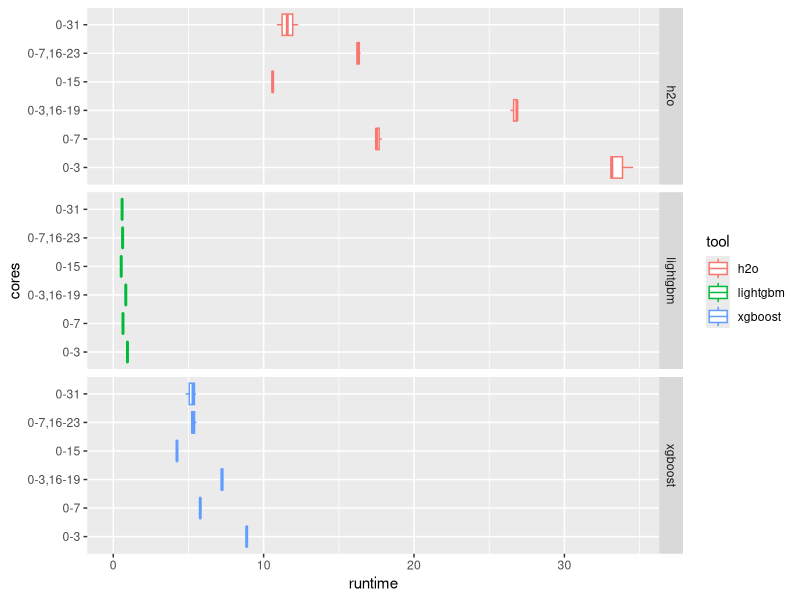
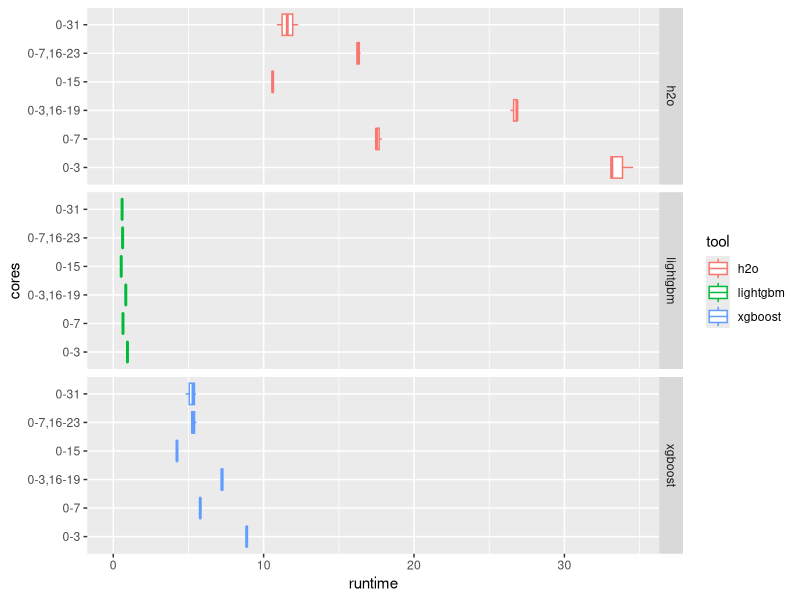
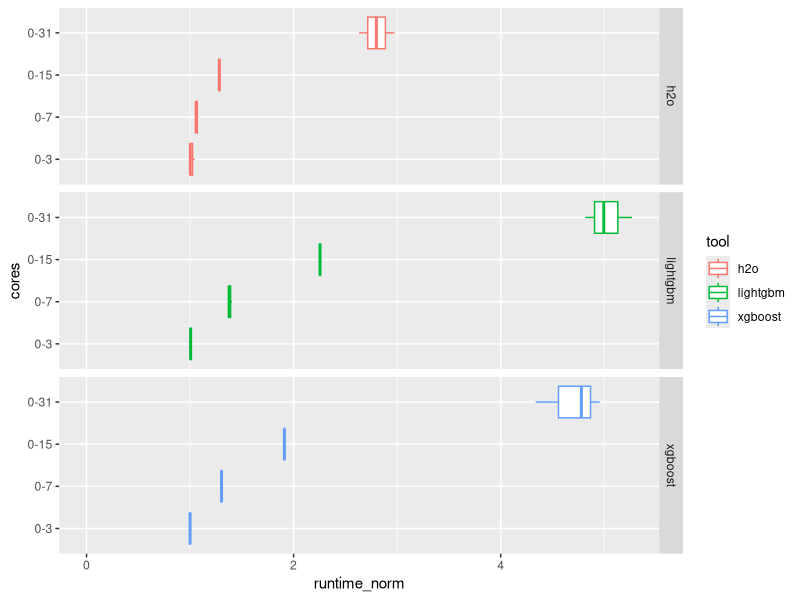

These charts were generated, in order, by the following R code:
## ---- chunk 1

library(tidyverse)

d <- read_delim("res.csv", delim=":", 
        col_names = c("instance","tool","ncores","cores","runtime")) %>% 
  filter(instance=="r4_8x")

cores_order <- d %>% arrange(ncores) %>% .$cores %>% unique

## ---- chunk 2

d %>% mutate(cores=factor(cores, levels=cores_order)) %>% 
  ggplot() + geom_boxplot(aes(x = cores, y = runtime, color = tool)) +
  coord_flip() + facet_grid(tool~.) + ylim(c(0,NA))

## ---- chunk 3

d %>% mutate(cores=factor(cores, levels=cores_order)) %>% 
  ggplot() + geom_boxplot(aes(x = cores, y = runtime, color = tool)) +
  coord_flip() + facet_grid(tool~., scales = "free") + ylim(c(0,NA))

## ---- chunk 4

d %>% mutate(cores=factor(cores, levels=cores_order)) %>% 
  filter(!grepl(",",cores)) %>% 
  group_by(tool) %>% mutate(runtime_norm = runtime*ncores/min(runtime*ncores)) %>% 
  ggplot() + geom_boxplot(aes(x = cores, y = runtime_norm, color = tool)) +
  coord_flip() + facet_grid(tool~.) + ylim(c(0,NA))

